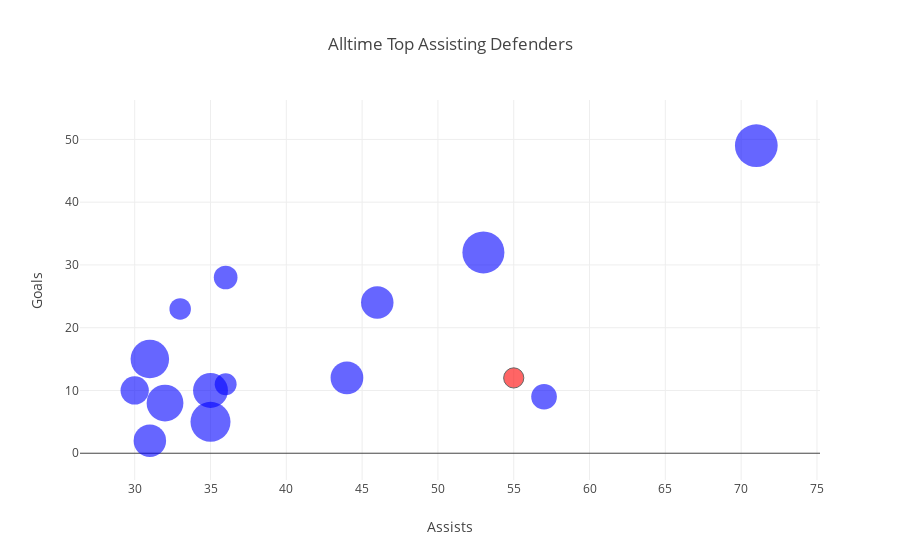

Source (notebook cell):
### Code cell
# scatterplot assists vs goals, bubble size = games
import plotly.graph_objects as go

# Create scatter plot
figg = go.Figure()

# Add data for each player
for i in range(len(df_defenders["Name"])):
    if df_defenders["Name"][i] == "Trent Alexander-Arnold":
        figg.add_trace(go.Scatter(x=[df_defenders["Assists"][i]], y=[df_defenders["Goals"][i]], mode='markers', name=df_defenders["Name"][i], 
                                 marker=dict(size=[df_defenders["Games"][i]/10], color='red', sizemode='diameter', opacity=0.6, line=dict(color='Black', width=1)),
                                 text=df_defenders["Name"][i]))
    else:
        figg.add_trace(go.Scatter(x=[df_defenders["Assists"][i]], y=[df_defenders["Goals"][i]], mode='markers', name=df_defenders["Name"][i],
                                 marker=dict(size=[df_defenders["Games"][i]/10], color='blue', sizemode='diameter', opacity=0.6),
                                 text=df_defenders["Name"][i]))

# Update layout for better visualization
figg.update_layout(
    title="Alltime Top Assisting Defenders",
    xaxis_title="Assists",
    yaxis_title="Goals",
    legend_title="Players",
    showlegend=False
)

# Show the plot
figg.show()

### Figure 1 — Plotly figure (JSON) as saved in the notebook; plotly's stock layout.template omitted (floating-point values rounded to 4 significant figures)
{"data": [{"marker": {"color": "blue", "opacity": 0.6, "size": [42.7], "sizemode": "diameter"}, "mode": "markers", "name": "Ashley Young", "text": "Ashley Young", "type": "scatter", "x": [71], "y": [49]}, {"marker": {"color": "blue", "opacity": 0.6, "size": [25.7], "sizemode": "diameter"}, "mode": "markers", "name": "Andy Robertson", "text": "Andy Robertson", "type": "scatter", "x": [57], "y": [9]}, {"marker": {"color": "red", "line": {"color": "Black", "width": 1}, "opacity": 0.6, "size": [20.2], "sizemode": "diameter"}, "mode": "markers", "name": "Trent Alexander-Arnold", "text": "Trent Alexander-Arnold", "type": "scatter", "x": [55], "y": [12]}, {"marker": {"color": "blue", "opacity": 0.6, "size": [42], "sizemode": "diameter"}, "mode": "markers", "name": "Leighton Baines", "text": "Leighton Baines", "type": "scatter", "x": [53], "y": [32]}, {"marker": {"color": "blue", "opacity": 0.6, "size": [32.5], "sizemode": "diameter"}, "mode": "markers", "name": "Antonio Valencia", "text": "Antonio Valencia", "type": "scatter", "x": [46], "y": [24]}, {"marker": {"color": "blue", "opacity": 0.6, "size": [32.7], "sizemode": "diameter"}, "mode": "markers", "name": "Graeme Le Saux", "text": "Graeme Le Saux", "type": "scatter", "x": [44], "y": [12]}, {"marker": {"color": "blue", "opacity": 0.6, "size": [23.7], "sizemode": "diameter"}, "mode": "markers", "name": "Ian Harte", "text": "Ian Harte", "type": "scatter", "x": [36], "y": [28]}, {"marker": {"color": "blue", "opacity": 0.6, "size": [21.9], "sizemode": "diameter"}, "mode": "markers", "name": "Andy Hinchcliffe", "text": "Andy Hinchcliffe", "type": "scatter", "x": [36], "y": [11]}, {"marker": {"color": "blue", "opacity": 0.6, "size": [34.9], "sizemode": "diameter"}, "mode": "markers", "name": "César Azpilicueta", "text": "César Azpilicueta", "type": "scatter", "x": [35], "y": [10]}, {"marker": {"color": "blue", "opacity": 0.6, "size": [40], "sizemode": "diameter"}, "mode": "markers", "name": "Gary Neville", "text": "Gary Neville", "type": "scatter", "x": [35], "y": [5]}, {"marker": {"color": "blue", "opacity": 0.6, "size": [21.5], "sizemode": "diameter"}, "mode": "markers", "name": "Dan Patrescu", "text": "Dan Patrescu", "type": "scatter", "x": [33], "y": [23]}, {"marker": {"color": "blue", "opacity": 0.6, "size": [36.8], "sizemode": "diameter"}, "mode": "markers", "name": "Kyle Walker", "text": "Kyle Walker", "type": "scatter", "x": [32], "y": [8]}, {"marker": {"color": "blue", "opacity": 0.6, "size": [38.5], "sizemode": "diameter"}, "mode": "markers", "name": "Ashley Cole", "text": "Ashley Cole", "type": "scatter", "x": [31], "y": [15]}, {"marker": {"color": "blue", "opacity": 0.6, "size": [32.5], "sizemode": "diameter"}, "mode": "markers", "name": "Garry Kelly", "text": "Garry Kelly", "type": "scatter", "x": [31], "y": [2]}, {"marker": {"color": "blue", "opacity": 0.6, "size": [28.3], "sizemode": "diameter"}, "mode": "markers", "name": "Aaron Cresswell", "text": "Aaron Cresswell", "type": "scatter", "x": [30], "y": [10]}], "layout": {"legend": {"title": {"text": "Players"}}, "showlegend": false, "title": {"text": "Alltime Top Assisting Defenders"}, "xaxis": {"title": {"text": "Assists"}}, "yaxis": {"title": {"text": "Goals"}}}}
